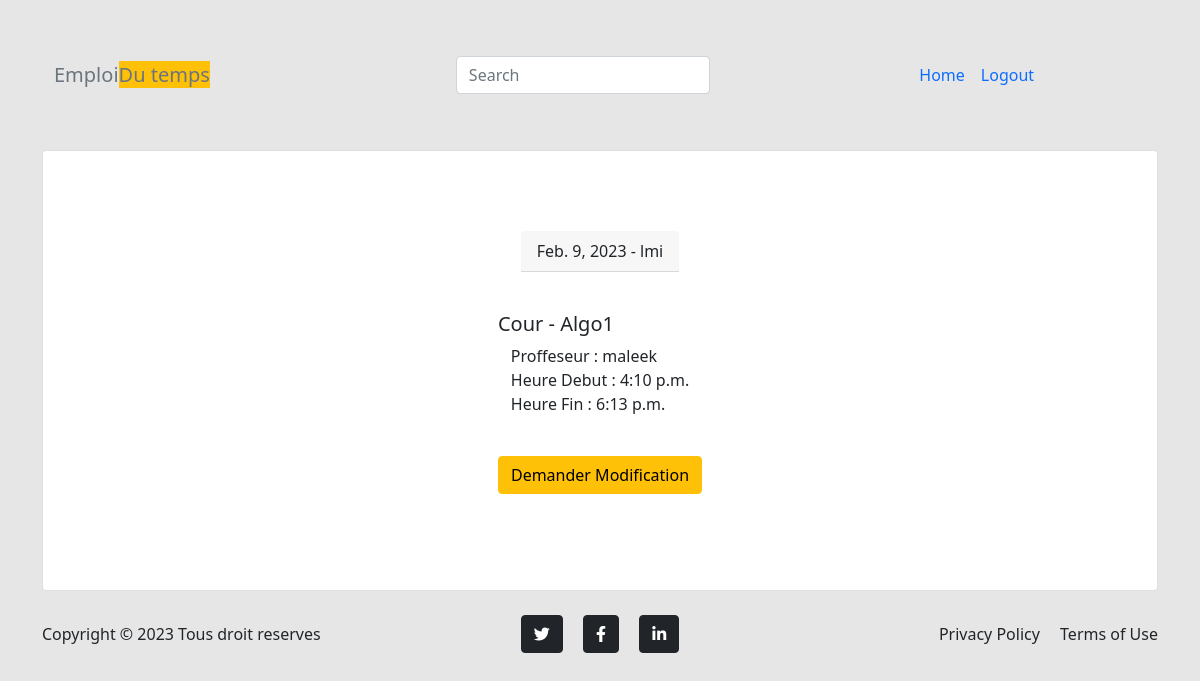
/enseignants/show/12 (signed in), run on the app's committed database.
### myApp/models.py (models this page shows)
class Creneau(models.Model):
    date = models.DateField()
    heureDebut = models.TimeField(auto_now=False, auto_now_add=False)
    heureFin = models.TimeField(auto_now=False, auto_now_add=False)
    enseignant = models.ForeignKey(User, on_delete=models.CASCADE, related_name='enseignant')
    savedBy = models.ForeignKey(User, on_delete=models.CASCADE, related_name='savedBy')
    matiere = models.ForeignKey(Matiere, on_delete=models.CASCADE)
    promo = models.ForeignKey(Promo, on_delete=models.CASCADE)
    filiere = models.ForeignKey(Filiere, on_delete=models.CASCADE)
    salle = models.ForeignKey(Salle, on_delete=models.CASCADE)
    types = models.CharField(max_length=20)
    class Meta:
        ordering = ['-date']

class Filiere(models.Model):
    name = models.CharField(max_length=100)
    departement = models.ForeignKey(Departement, on_delete=models.CASCADE)
    class Meta:
        ordering = ['name']

class Matiere(models.Model):
    name = models.CharField(max_length=100)
    created_at = models.DateTimeField(auto_now=True)
    class Meta:
        ordering = ['-created_at']

class User(AbstractUser):
    is_enseignant = models.BooleanField(default=False)
    departements = models.ManyToManyField(Departement, blank=True)

### myApp/home/enseignant/views.py (the view)
# urls.py: path('show/<int:my_id>', show, name="crenaux.show"),
@login_required(login_url="/login/")
def show(request, my_id):
    crenaux = Creneau.objects.get(id=my_id)
    return render(request, 'home/enseignant/show.html', {'crenaux': crenaux})

### myApp/templates/home/enseignant/show.html (shortened to what this page needs)
<!DOCTYPE html>
<html lang="en">
<head>
    {% include "includes/link.html" %}
</head>
<body>
    <div class="container">
        <nav class="navbar navbar-expand-lg bg-body-tertiary">
            <div class="container-fluid">
                <a class="navbar-brand text-secondary" href="/enseignant/home">Emploi<span class="bg-warning ">Du temps</span></a>
                <div class="collapse navbar-collapse" id="navbarSupportedContent">
                    <input type="text" id="search" class="form-control me-5 my-5 offset-md-3"   placeholder="Search" aria-label="Search">
                    <ul class="navbar-nav ms-e py-4 py-lg-0 offset-md-2 w-100">
                        <li class="nav-item">
                            <a class="nav-link active" aria-current="page" href="/enseignant/home">Home</a>
                        </li>
                        <li class="nav-item ">
                            <a class="nav-link " href="{% url 'logout' %}">Logout</a>
                        </li>
                    </ul>
                </div>
            </div>
        </nav>
    </div>
    <div class="container">
    <div class="main-content">
        <div class="card">
            <div class="card-header">
                {{ crenaux.date }} - {{ crenaux.filiere.name }}
            </div>
            <div class="card-body card-body-show">
                <br>
                <h5 class="card-title">Cour - {{crenaux.matiere.name}}</h5>
                <p class="card-text element">
                    Proffeseur : {{ crenaux.enseignant }} <br>
                    Heure Debut : {{ crenaux.heureDebut }} <br>
                    Heure Fin : {{ crenaux.heureFin }}
                </p>
                <br>
                <a href="/enseignants/update/{{ crenaux.id }}" class="btn btn-warning">Demander Modification</a>
            </div>
        </div>
    </div>
    </div>
    {% include "includes/footer.html" %}
</body>
</html>

### myApp/static/assets/css/style.css (style rules this page uses)
body { background-color: #e6e6e6; }

### myApp/templates/home/enseignant/show.html (style rules this page uses)
.element { display: flex; justify-content: center; }
.card { display: flex; align-items: center; justify-content: center; width: 100%; padding: 80px; }

### data on the page
Creneau: date "Feb. 9, 2023", filiere.name "lmi", matiere.name "Algo1", enseignant "maleek", heureDebut "4:10 p.m.", heureFin "6:13 p.m."
